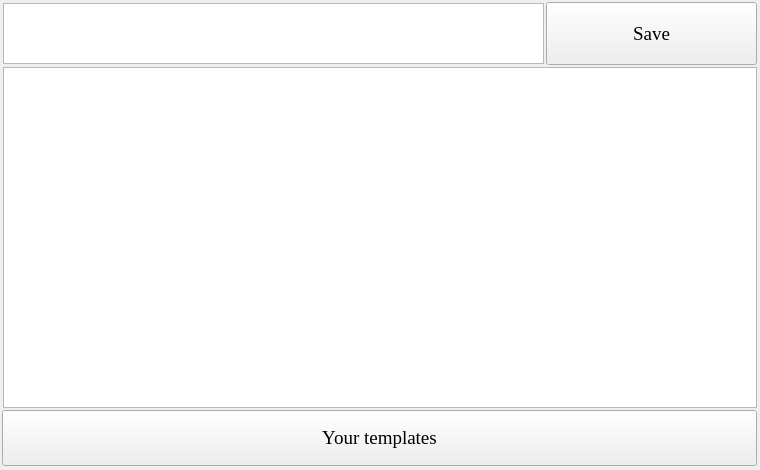
<?xml version="1.0" encoding="UTF-8"?>
<ui version="4.0">
    <class>lib</class>
    <widget class="QWidget" name="lib">
        <property name="geometry">
            <rect>
                <x>0</x>
                <y>0</y>
                <width>760</width>
                <height>470</height>
            </rect>
        </property>
        <property name="font">
            <font>
                <family>Georgia</family>
                <pointsize>14</pointsize>
            </font>
        </property>
        <property name="windowTitle">
            <string>libName</string>
        </property>
        <widget class="QListWidget" name="listWidget">
            <property name="geometry">
                <rect>
                    <x>3</x>
                    <y>3</y>
                    <width>541</width>
                    <height>61</height>
                </rect>
            </property>
        </widget>
        <widget class="QPlainTextEdit" name="plainTextEdit">
            <property name="geometry">
                <rect>
                    <x>3</x>
                    <y>67</y>
                    <width>754</width>
                    <height>341</height>
                </rect>
            </property>
        </widget>
        <widget class="QPushButton" name="pushButton">
            <property name="geometry">
                <rect>
                    <x>546</x>
                    <y>2</y>
                    <width>211</width>
                    <height>63</height>
                </rect>
            </property>
            <property name="text">
                <string>Save</string>
            </property>
        </widget>
        <widget class="QPushButton" name="pushButton_2">
            <property name="geometry">
                <rect>
                    <x>2</x>
                    <y>410</y>
                    <width>755</width>
                    <height>56</height>
                </rect>
            </property>
            <property name="text">
                <string>Your templates</string>
            </property>
        </widget>
    </widget>
    <resources/>
    <connections/>
</ui>
